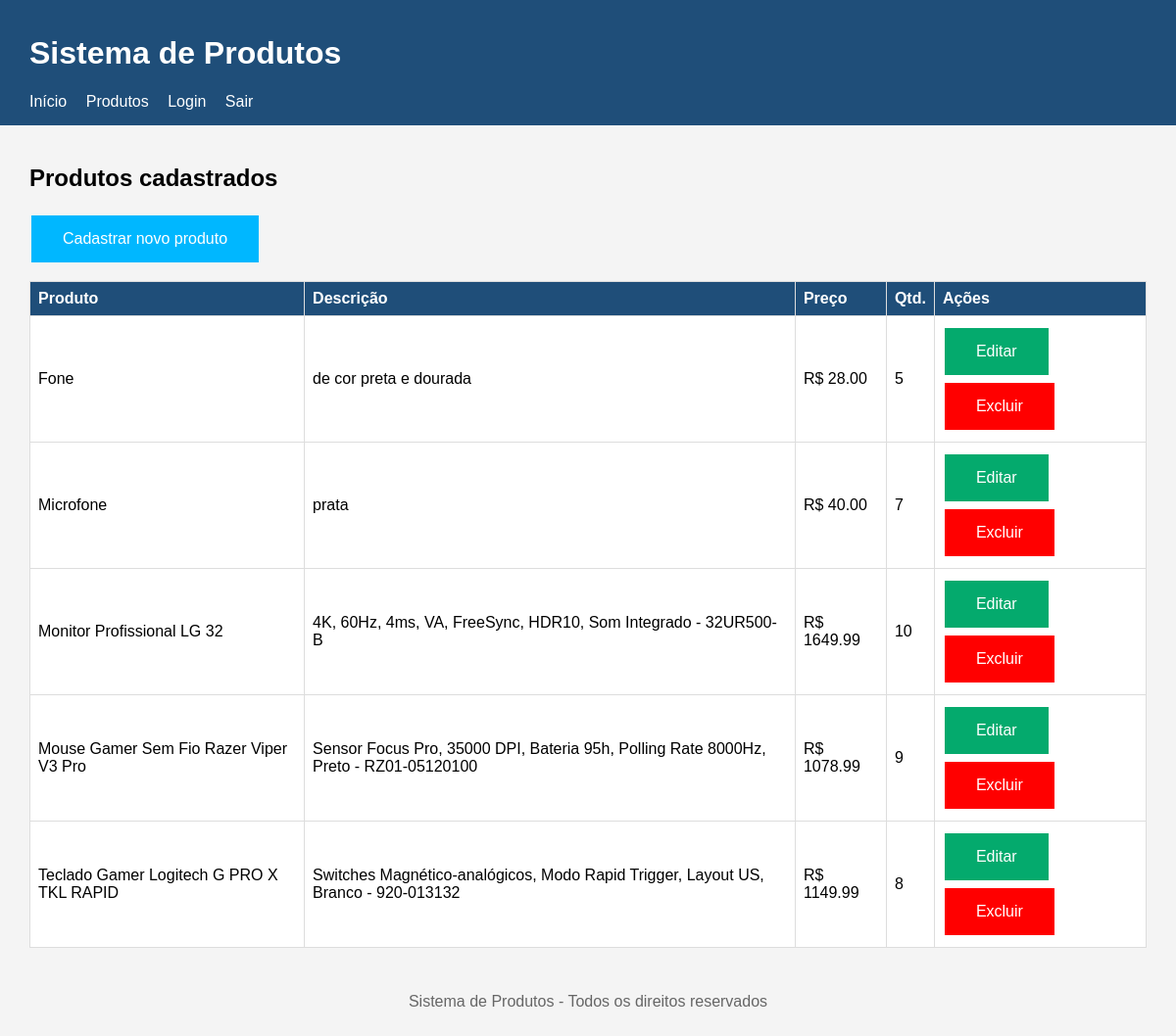
Page /produtos/listar.php (signed in) on the committed database.
### tables this page shows
CREATE TABLE `produtos` (
  `id` int(11) NOT NULL,
  `nome` varchar(100) NOT NULL,
  `descricao` varchar(255) NOT NULL,
  `preco` decimal(10,2) NOT NULL,
  `quantidade` int(11) NOT NULL
);

### produtos/listar.php (the view, shortened to what this page needs)
<?php
    require __DIR__ . '/../conexao.php';
    $sql = "SELECT * FROM produtos";
    $resultado = mysqli_query($conexao, $sql);
?>
<?php require __DIR__ . '/../cabecalho.php'; ?>
<main>
    <h2>Produtos cadastrados</h2>
        <a class="button_pc" href="cadastrar.php">Cadastrar novo produto</a>
 <table>
    <tr>
        <th>Produto</th>
        <th>Descrição</th>
        <th>Preço</th>
        <th>Qtd.</th>
        <th>Ações</th>
    </tr>
 <?php while ($produto = mysqli_fetch_assoc($resultado)) { ?>
    <tr>
        <td><?php echo $produto['nome']; ?></td>
        <td><?php echo $produto['descricao']; ?></td>
        <td>R$ <?php echo $produto['preco']; ?></td>
        <td><?php echo $produto['quantidade']; ?></td>
        <td>
            <a class="button_a" href="atualizar.php?id=<?php echo $produto['id'];
                ?>">Editar</a>
            <a class="button_e" href="excluir.php?id=<?php echo $produto['id'];
                ?>">Excluir</a>
        </td>
 </tr>
    <?php } ?>
    </table>
</main>
<?php require __DIR__ . '/../rodape.php'; ?>

### cabecalho.php (shortened to what this page needs)
<?php
$base_url = '/projeto_php/';
?>
<!DOCTYPE html>
<html lang="pt-br">
<head>
    <link rel="stylesheet" href="<?php echo $base_url; ?>css/style.css">
</head>
<body>
    <header>
        <h1>Sistema de Produtos</h1>
            <nav>
                <a href="<?php echo $base_url; ?>index.php">Início</a>
                <a href="<?php echo $base_url; ?>produtos/listar.php">Produtos</a>
                <a href="<?php echo $base_url; ?>login.php">Login</a>
                <a href="<?php echo $base_url; ?>logout.php">Sair</a>
            </nav>
    </header>

### rodape.php
    <footer>
        <p>Sistema de Produtos - Todos os direitos reservados</p>
    </footer>
</body>
</html>

### css/style.css (style rules this page uses)
body { font-family: Arial, sans-serif; margin: 0; background-color: #f4f4f4; }
header { background-color: #1f4e79; color: white; padding: 15px 30px; }
header nav a { color: white; margin-right: 15px; text-decoration: none; }
main { padding: 20px 30px; }
footer { text-align: center; padding: 10px; color: #666; }
table { width: 100%; border-collapse: collapse; background-color: white; margin-top: 15px; }
table th, table td { border: 1px solid #ddd; padding: 8px; text-align: left; }
table th { background-color: #1f4e79; color: white; }
.button_e { background-color: #ff0000; border: none; color: white; padding: 15px 32px; text-align: center; text-decoration: none; display: inline-block; font-size: 16px; margin: 4px 2px; cursor: pointer; justify-content: center; }
.button_pc { background-color: #00b7ff; border: none; color: white; padding: 15px 32px; text-align: center; text-decoration: none; display: inline-block; font-size: 16px; margin: 4px 2px; cursor: pointer; justify-content: center; }
.button_a { background-color: #04AA6D; border: none; color: white; padding: 15px 32px; text-align: center; text-decoration: none; display: inline-block; font-size: 16px; margin: 4px 2px; cursor: pointer; justify-content: center; }

### rows in the picture
produtos: nome "Fone", descricao "de cor preta e dourada", preco "28.00", quantidade "5"
produtos: nome "Microfone", descricao "prata", preco "40.00", quantidade "7"
produtos: nome "Monitor Profissional LG 32", descricao "4K, 60Hz, 4ms, VA, FreeSync, HDR10, Som Integrado - 32UR500-B", preco "1649.99", quantidade "10"
produtos: nome "Mouse Gamer Sem Fio Razer Viper V3 Pro", descricao "Sensor Focus Pro, 35000 DPI, Bateria 95h, Polling Rate 8000Hz, Preto - RZ01-05120100", preco "1078.99", quantidade "9"
produtos: nome "Teclado Gamer Logitech G PRO X TKL RAPID", descricao "Switches Magnético-analógicos, Modo Rapid Trigger, Layout US, Branco - 920-013132", preco "1149.99", quantidade "8"
